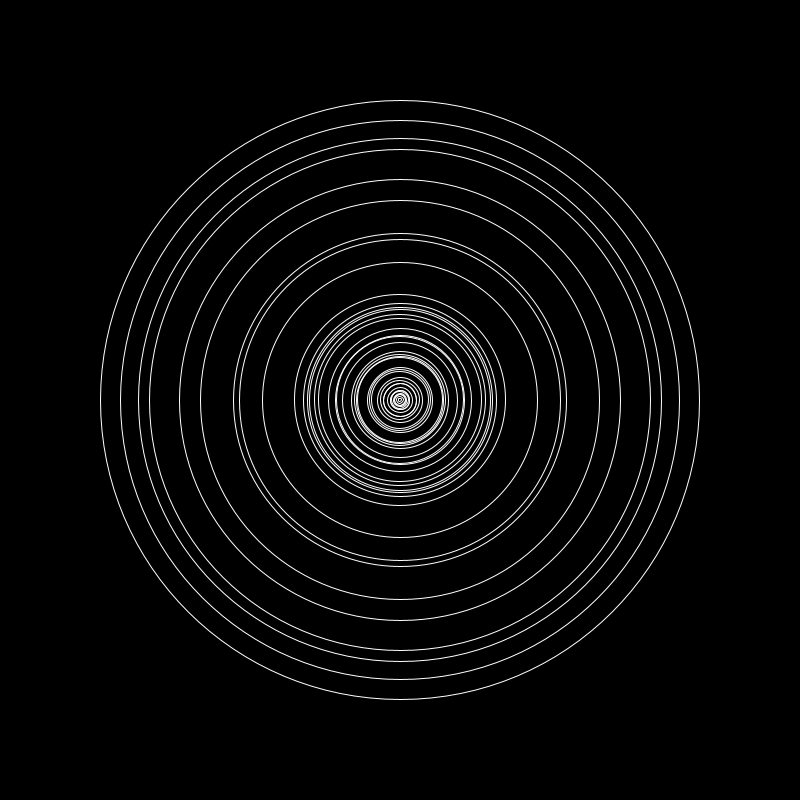
Frame 1 (no input)
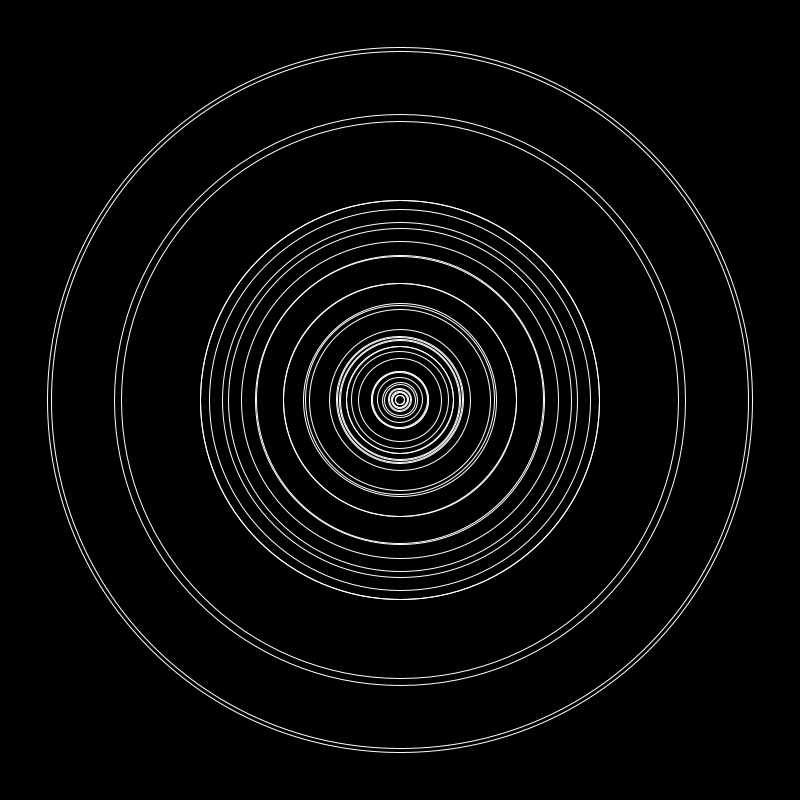
Frame 60 (the mouse pressed at the canvas centre just before this capture)
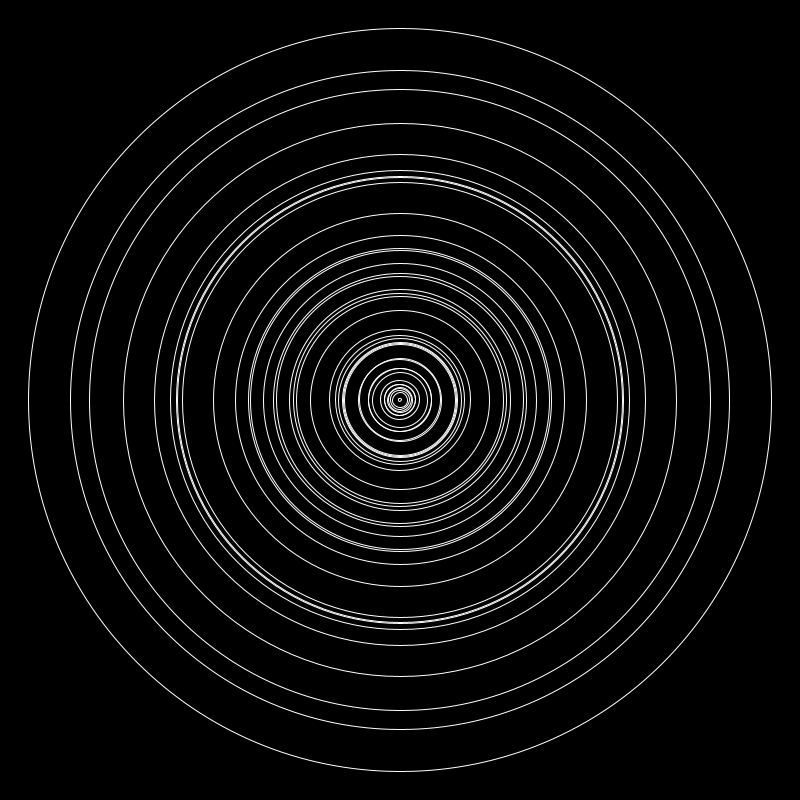
Frame 120 (the mouse held since frame 60 and released just before this capture)

The Processing sketch that drew these frames (run headless with seeded random() and noise(); from frame 60 on, the mouse is pressed at the canvas centre):

// Processing sketch: LSI_043_forLoop_circleHorizontal
// ── LSI_043_forLoop_circleHorizontal.pde



void setup(){
size(800,800);  
  
}

void draw(){
 
background(0);

noFill();
stroke(255);
  
for (int i=0; i<width; i=i+20){
 
  float randd=random(i);
  ellipse(width/2,height/2,randd,randd);
 
}
  
}
